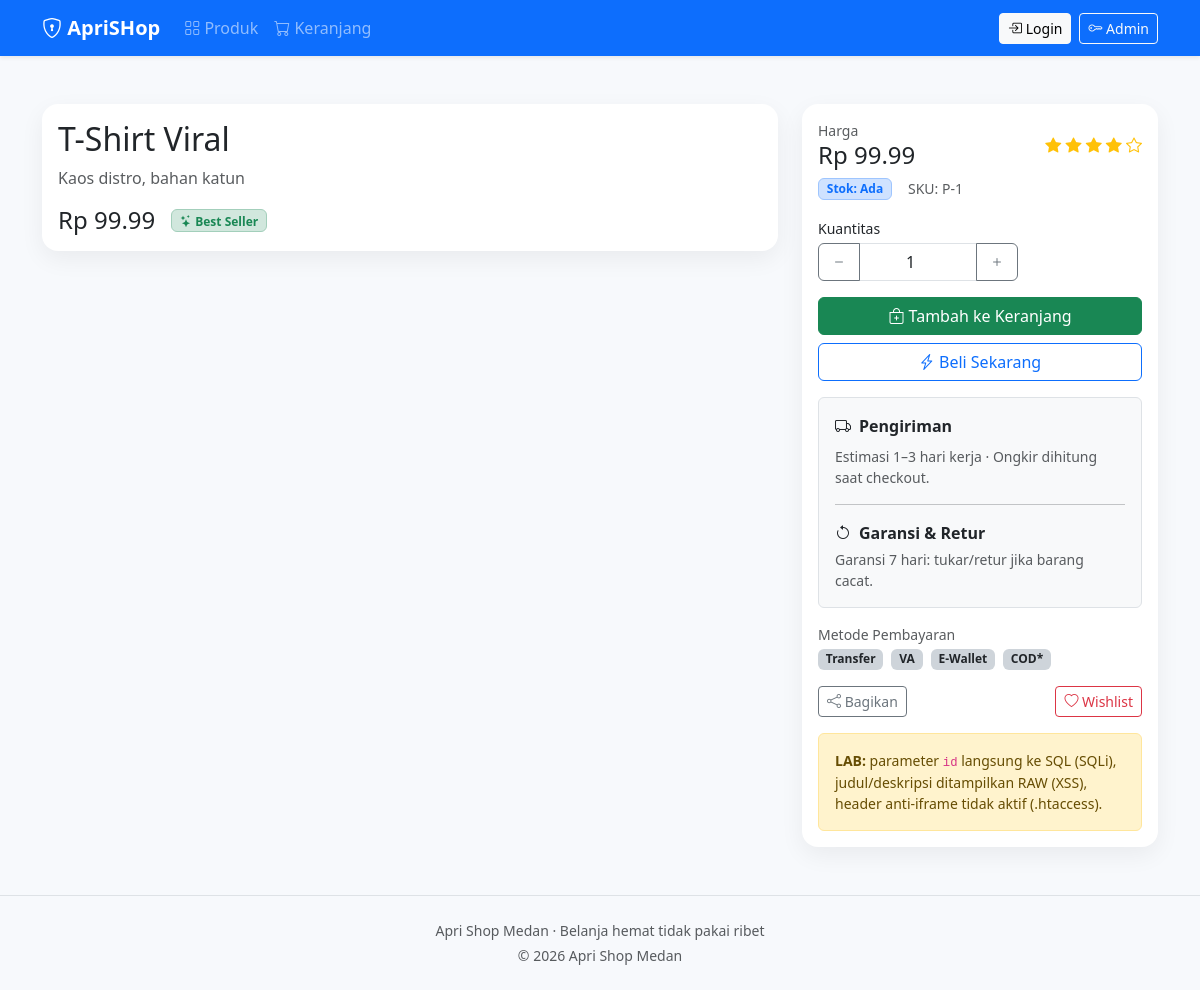
The page /web-vuln/product-3.php?id=1 on the database its author committed.
### tables this page shows
CREATE TABLE `products` (
  `id` int(11) NOT NULL,
  `name` varchar(255) DEFAULT NULL,
  `description` text DEFAULT NULL,
  `price` decimal(10,2) DEFAULT NULL
);

### web-vuln/product-3.php (the view, shortened to what this page needs)
<?php
require 'db.php'; require 'layout.php';
$id = isset($_GET['id']) ? $_GET['id'] : 0;
$res = $mysqli->query("SELECT * FROM products WHERE id = $id");
$product = $res ? $res->fetch_assoc() : null;
?>
<main class="container my-5">
  <?php if($product): ?>
  <div class="row gy-4">
    <div class="col-lg-8">
      <div class="card card-v">
        <div class="card-body">
          <h2 class="mb-2"><?php echo $product['name'];  ?></h2>
          <p class="text-muted"><?php echo $product['description'];  ?></p>
          <div class="d-flex flex-wrap gap-3 align-items-center mt-3">
            <span class="h4 mb-0">Rp <?php echo number_format($product['price'],2); ?></span>
            <span class="badge bg-success-subtle text-success border border-success-subtle">
              <i class="bi bi-stars"></i> Best Seller
            </span>
          </div>
        </div>
      </div>
    </div>
    <aside class="col-lg-4">
      <div class="card card-v">
        <div class="card-body">
          <div class="d-flex justify-content-between align-items-center mb-2">
            <div>
              <div class="text-muted small">Harga</div>
              <div class="h4 mb-0">Rp <?php echo number_format($product['price'],2); ?></div>
            </div>
            <div class="text-warning">
              <i class="bi bi-star-fill"></i>
              <i class="bi bi-star-fill"></i>
              <i class="bi bi-star-fill"></i>
              <i class="bi bi-star-fill"></i>
              <i class="bi bi-star"></i>
            </div>
          </div>
          <div class="d-flex gap-3 align-items-center mb-3">
            <span class="badge bg-primary-subtle text-primary border border-primary-subtle">
              Stok: Ada
            </span>
            <span class="small text-muted">SKU: P-<?php echo (int)$product['id']; ?></span>
          </div>
          <div class="mb-3">
            <label class="form-label small mb-1">Kuantitas</label>
            <div class="input-group" style="max-width:200px">
              <button class="btn btn-outline-secondary" type="button" id="qtyMinus"><i class="bi bi-dash"></i></button>
              <input type="number" class="form-control text-center" id="qty" value="1" min="1">
              <button class="btn btn-outline-secondary" type="button" id="qtyPlus"><i class="bi bi-plus"></i></button>
            </div>
          </div>
          <div class="d-grid gap-2 mb-3">
            <a id="btnAdd" class="btn btn-success"
               href="cart.php?action=add&id=<?= $product['id'] ?>">
              <i class="bi bi-bag-plus"></i> Tambah ke Keranjang
            </a>
            <a id="btnBuy" class="btn btn-outline-primary"
               href="cart.php?action=add&id=<?= $product['id'] ?>">
              <i class="bi bi-lightning-charge"></i> Beli Sekarang
            </a>
          </div>
          <div class="border rounded p-3 mb-3 bg-light">
            <div class="d-flex align-items-center mb-2">
              <i class="bi bi-truck me-2"></i>
              <strong>Pengiriman</strong>
            </div>
            <div class="small text-muted">
              Estimasi 1–3 hari kerja · Ongkir dihitung saat checkout.
            </div>
            <hr>
            <div class="d-flex align-items-center mb-1">
              <i class="bi bi-arrow-counterclockwise me-2"></i>
              <strong>Garansi & Retur</strong>
            </div>
            <div class="small text-muted">
              Garansi 7 hari: tukar/retur jika barang cacat.
            </div>
          </div>
          <div class="mb-3">
            <div class="small text-muted mb-1">Metode Pembayaran</div>
            <div class="d-flex flex-wrap gap-2">
              <span class="badge bg-dark-subtle text-dark">Transfer</span>
              <span class="badge bg-dark-subtle text-dark">VA</span>
              <span class="badge bg-dark-subtle text-dark">E-Wallet</span>
              <span class="badge bg-dark-subtle text-dark">COD*</span>
            </div>
          </div>
          <div class="d-flex justify-content-between">
            <a class="btn btn-outline-secondary btn-sm" href="#" onclick="alert('Demo share');return false;">
              <i class="bi bi-share"></i> Bagikan
            </a>
            <a class="btn btn-outline-danger btn-sm" href="#" onclick="alert('Demo wishlist');return false;">
              <i class="bi bi-heart"></i> Wishlist
            </a>
          </div>
          <div class="alert alert-warning small mt-3 mb-0">
            <strong>LAB:</strong> parameter <code>id</code> langsung ke SQL (SQLi), judul/deskripsi ditampilkan RAW (XSS), header anti-iframe tidak aktif (.htaccess).
          </div>
        </div>
      </div>
    </aside>
  </div>
  <?php else: ?>
    <div class="alert alert-warning">Produk tidak ditemukan.</div>
  <?php endif; ?>
</main>

### web-vuln/theme.css (style rules this page uses)
:root { --brand-grad: linear-gradient(135deg,#5B8CFF 0%, #7AE1FF 100%); }
body { background: #f7f9fc; }
.card-v { border: none; border-radius: 1rem; box-shadow: 0 8px 24px rgba(0,0,0,.06); }

### rows shown on the page
products: name "T-Shirt Viral", description "Kaos distro, bahan katun", price "99.99", id "1"
